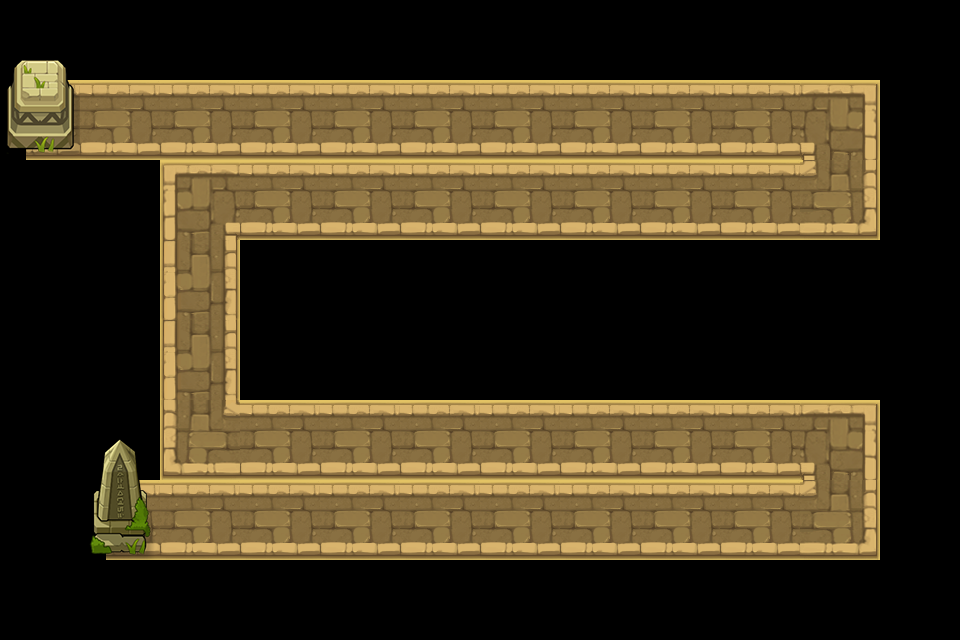

This game map was drawn from its Tiled (.tmx) file and the tilesets committed beside it. A one-line description and the trimmed map source follow:
An orthogonal 12x8 tile map with 80x80 px tiles, 2 tile layers (road, object) and 12 objects (P0, P1, P2, P3, P4, ...).

<map version="1.0" tiledversion="1.0.3" orientation="orthogonal" renderorder="right-down" width="12" height="8" tilewidth="80" tileheight="80" nextobjectid="17">
 <tileset firstgid="1" name="chengshi" tilewidth="80" tileheight="80" tilecount="15" columns="5">
  <image source="chengshi.png" width="400" height="240" />
 </tileset>
 <layer name="road" width="12" height="8">
  <data>[96 cells, 41 non-empty, 7 distinct tile ids]</data>
 </layer>
 <layer name="object" width="12" height="8">
  <data>[96 cells, 4 non-empty, 4 distinct tile ids]</data>
 </layer>
 <objectgroup name="path" visible="0">
  <object id="1" name="P0" x="80" y="120" />
  <object id="2" name="P1" x="840" y="120" />
  <object id="3" name="P2" x="840" y="200" />
  <object id="4" name="P3" x="200" y="200" />
  <object id="5" name="P4" x="200" y="440" />
  <object id="6" name="P5" x="840" y="440" />
  <object id="7" name="P6" x="840" y="520" />
  <object id="8" name="P7" x="160" y="520" />
  <object id="9" name="O0" x="0" y="160" width="160" height="240" />
  <object id="11" name="O1" x="240" y="240" width="640" height="160" />
  <object id="12" name="O2" x="880" y="80" width="80" height="400" />
  <object id="13" name="O3" x="0" y="400" width="80" height="80" />
 </objectgroup>
</map>
